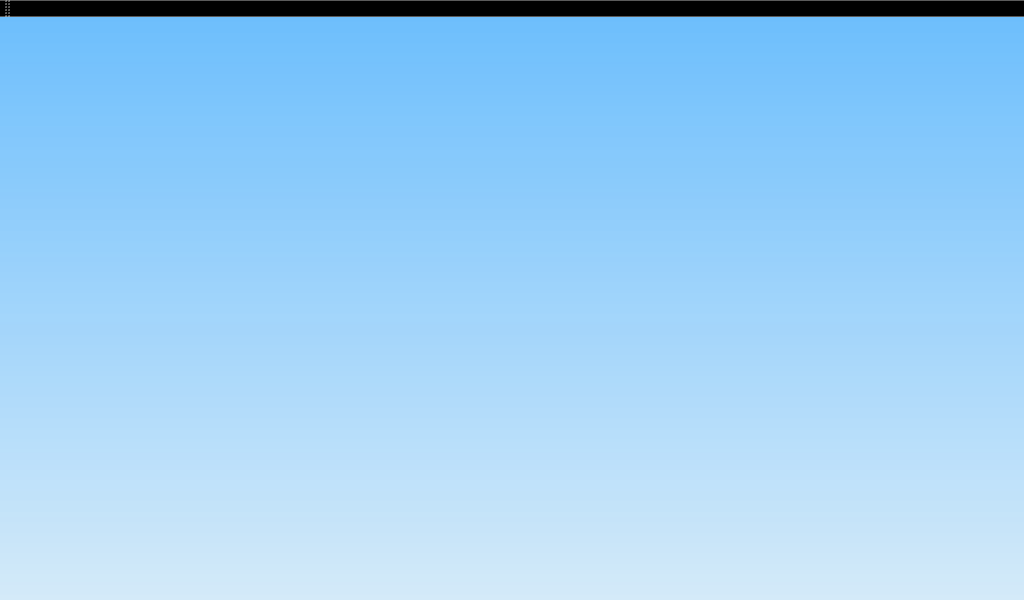
<?xml version="1.0" encoding="UTF-8"?>
<ui version="4.0">
 <class>MainWindow</class>
 <widget class="QMainWindow" name="MainWindow">
  <property name="geometry">
   <rect>
    <x>0</x>
    <y>0</y>
    <width>1024</width>
    <height>600</height>
   </rect>
  </property>
  <property name="sizePolicy">
   <sizepolicy hsizetype="Expanding" vsizetype="Expanding">
    <horstretch>0</horstretch>
    <verstretch>0</verstretch>
   </sizepolicy>
  </property>
  <property name="windowTitle">
   <string>Mini traitement de texte pour AbulÉdu</string>
  </property>
  <property name="styleSheet">
   <string notr="true">QToolBar {
  background-color: qlineargradient(spread:pad, x1:0, y1:0, x2:0, y2:1, stop:0 rgba(2, 141, 255, 255), stop:1 rgba(56, 167, 255, 227));
}
</string>
  </property>
  <widget class="QWidget" name="centralWidget">
   <property name="styleSheet">
    <string notr="true">QWidget #centralWidget {
  background-color: qlineargradient(spread:pad, x1:0, y1:0, x2:0, y2:1, stop:0 rgba(84, 181, 255, 213), stop:1 rgba(195, 231, 255, 157));
}</string>
   </property>
   <layout class="QGridLayout" name="gridLayout_2">
    <property name="leftMargin">
     <number>0</number>
    </property>
    <property name="topMargin">
     <number>0</number>
    </property>
    <property name="rightMargin">
     <number>0</number>
    </property>
    <property name="bottomMargin">
     <number>0</number>
    </property>
    <property name="spacing">
     <number>0</number>
    </property>
    <item row="0" column="0">
     <widget class="AbulEduMenuFeuilleV1" name="frmMenuFeuille">
      <property name="maximumSize">
       <size>
        <width>16777215</width>
        <height>48</height>
       </size>
      </property>
      <property name="styleSheet">
       <string notr="true">background-color:#0D90F6</string>
      </property>
      <property name="frameShape">
       <enum>QFrame::NoFrame</enum>
      </property>
      <property name="frameShadow">
       <enum>QFrame::Raised</enum>
      </property>
     </widget>
    </item>
    <item row="1" column="0">
     <widget class="QFrame" name="frPrincipale">
      <property name="frameShape">
       <enum>QFrame::NoFrame</enum>
      </property>
      <property name="frameShadow">
       <enum>QFrame::Raised</enum>
      </property>
      <layout class="QGridLayout" name="gridLayout_6">
       <property name="leftMargin">
        <number>0</number>
       </property>
       <property name="topMargin">
        <number>0</number>
       </property>
       <property name="rightMargin">
        <number>0</number>
       </property>
       <property name="bottomMargin">
        <number>0</number>
       </property>
       <property name="spacing">
        <number>0</number>
       </property>
       <item row="0" column="0">
        <widget class="QStackedWidget" name="stackedWidget">
         <property name="currentIndex">
          <number>2</number>
         </property>
         <widget class="QWidget" name="pageTexte">
          <property name="enabled">
           <bool>true</bool>
          </property>
          <property name="focusPolicy">
           <enum>Qt::WheelFocus</enum>
          </property>
          <layout class="QGridLayout" name="gridLayout_4">
           <property name="leftMargin">
            <number>0</number>
           </property>
           <property name="topMargin">
            <number>0</number>
           </property>
           <property name="rightMargin">
            <number>0</number>
           </property>
           <property name="bottomMargin">
            <number>0</number>
           </property>
           <property name="spacing">
            <number>0</number>
           </property>
           <item row="0" column="1">
            <widget class="QFrame" name="frmPico">
             <layout class="QVBoxLayout" name="verticalLayout">
              <property name="spacing">
               <number>0</number>
              </property>
              <property name="leftMargin">
               <number>0</number>
              </property>
              <property name="topMargin">
               <number>0</number>
              </property>
              <property name="rightMargin">
               <number>0</number>
              </property>
              <property name="bottomMargin">
               <number>0</number>
              </property>
             </layout>
            </widget>
           </item>
           <item row="1" column="0" colspan="2">
            <widget class="QFrame" name="frFormat">
             <property name="minimumSize">
              <size>
               <width>0</width>
               <height>48</height>
              </size>
             </property>
             <property name="maximumSize">
              <size>
               <width>16777215</width>
               <height>48</height>
              </size>
             </property>
             <property name="styleSheet">
              <string notr="true">background-color:#0D90F6</string>
             </property>
             <property name="frameShape">
              <enum>QFrame::NoFrame</enum>
             </property>
             <property name="frameShadow">
              <enum>QFrame::Raised</enum>
             </property>
            </widget>
           </item>
           <item row="2" column="0" rowspan="4">
            <widget class="QTextEdit" name="teZoneTexte">
             <property name="focusPolicy">
              <enum>Qt::StrongFocus</enum>
             </property>
             <property name="frameShape">
              <enum>QFrame::NoFrame</enum>
             </property>
             <property name="lineWidth">
              <number>0</number>
             </property>
             <property name="autoFormatting">
              <set>QTextEdit::AutoAll</set>
             </property>
            </widget>
           </item>
           <item row="2" column="1">
            <widget class="AbulEduFlatBoutonV1" name="btnLire">
             <property name="minimumSize">
              <size>
               <width>48</width>
               <height>48</height>
              </size>
             </property>
             <property name="iconSize">
              <size>
               <width>64</width>
               <height>64</height>
              </size>
             </property>
             <property name="IconeDisabled" stdset="0">
              <string notr="true">:/abuledutextev1/buttons/playDisabled</string>
             </property>
             <property name="IconePressed" stdset="0">
              <string notr="true">:/abuledutextev1/buttons/playHover</string>
             </property>
             <property name="IconeSurvol" stdset="0">
              <string notr="true">:/abuledutextev1/buttons/playHover</string>
             </property>
             <property name="IconeNormale" stdset="0">
              <string notr="true">:/abuledutextev1/buttons/play</string>
             </property>
            </widget>
           </item>
           <item row="3" column="1">
            <widget class="AbulEduFlatBoutonV1" name="btnPause">
             <property name="minimumSize">
              <size>
               <width>48</width>
               <height>48</height>
              </size>
             </property>
             <property name="IconeDisabled" stdset="0">
              <string notr="true">:/abuledutextev1/buttons/pauseDisabled</string>
             </property>
             <property name="IconePressed" stdset="0">
              <string notr="true">:/abuledutextev1/buttons/pauseHover</string>
             </property>
             <property name="IconeNormale" stdset="0">
              <string notr="true">:/abuledutextev1/buttons/pause</string>
             </property>
             <property name="IconeSurvol" stdset="0">
              <string notr="true">:/abuledutextev1/buttons/pauseHover</string>
             </property>
            </widget>
           </item>
           <item row="4" column="1">
            <widget class="AbulEduFlatBoutonV1" name="btnStop">
             <property name="minimumSize">
              <size>
               <width>48</width>
               <height>48</height>
              </size>
             </property>
             <property name="IconeDisabled" stdset="0">
              <string notr="true">:/abuledutextev1/buttons/stopDisabled</string>
             </property>
             <property name="IconePressed" stdset="0">
              <string notr="true">:/abuledutextev1/buttons/stopHover</string>
             </property>
             <property name="IconeNormale" stdset="0">
              <string notr="true">:/abuledutextev1/buttons/stop</string>
             </property>
             <property name="IconeSurvol" stdset="0">
              <string notr="true">:/abuledutextev1/buttons/stopHover</string>
             </property>
            </widget>
           </item>
           <item row="5" column="1">
            <spacer name="verticalSpacer">
             <property name="orientation">
              <enum>Qt::Vertical</enum>
             </property>
             <property name="sizeHint" stdset="0">
              <size>
               <width>20</width>
               <height>392</height>
              </size>
             </property>
            </spacer>
           </item>
          </layout>
         </widget>
         <widget class="QWidget" name="pageBoxFileManager">
          <layout class="QGridLayout" name="gridLayout">
           <property name="leftMargin">
            <number>0</number>
           </property>
           <property name="topMargin">
            <number>0</number>
           </property>
           <property name="rightMargin">
            <number>0</number>
           </property>
           <property name="bottomMargin">
            <number>0</number>
           </property>
           <property name="spacing">
            <number>0</number>
           </property>
           <item row="0" column="0">
            <widget class="AbulEduBoxFileManagerV1" name="abeBoxFileManager" native="true"/>
           </item>
          </layout>
         </widget>
         <widget class="QWidget" name="pageMediathequeGet">
          <layout class="QGridLayout" name="gridLayout_3">
           <property name="leftMargin">
            <number>0</number>
           </property>
           <property name="topMargin">
            <number>0</number>
           </property>
           <property name="rightMargin">
            <number>0</number>
           </property>
           <property name="bottomMargin">
            <number>0</number>
           </property>
           <property name="spacing">
            <number>0</number>
           </property>
           <item row="0" column="0">
            <widget class="AbulEduMediathequeGetV1" name="abeMediathequeGet" native="true"/>
           </item>
          </layout>
         </widget>
         <widget class="QWidget" name="pagePrint">
          <layout class="QGridLayout" name="gridLayout_8">
           <property name="leftMargin">
            <number>0</number>
           </property>
           <property name="topMargin">
            <number>0</number>
           </property>
           <property name="rightMargin">
            <number>0</number>
           </property>
           <property name="bottomMargin">
            <number>0</number>
           </property>
           <property name="spacing">
            <number>0</number>
           </property>
           <item row="0" column="0">
            <layout class="QGridLayout" name="glPrint"/>
           </item>
          </layout>
         </widget>
         <widget class="QWidget" name="pageColor">
          <layout class="QGridLayout" name="gridLayout_7">
           <property name="leftMargin">
            <number>0</number>
           </property>
           <property name="topMargin">
            <number>0</number>
           </property>
           <property name="rightMargin">
            <number>0</number>
           </property>
           <property name="bottomMargin">
            <number>0</number>
           </property>
           <property name="spacing">
            <number>0</number>
           </property>
           <item row="0" column="0">
            <layout class="QVBoxLayout" name="vlColor"/>
           </item>
          </layout>
         </widget>
         <widget class="AbulEduAproposV1" name="pageAbout"/>
        </widget>
       </item>
      </layout>
     </widget>
    </item>
   </layout>
  </widget>
  <widget class="QToolBar" name="toolBar">
   <property name="sizePolicy">
    <sizepolicy hsizetype="Expanding" vsizetype="Expanding">
     <horstretch>0</horstretch>
     <verstretch>0</verstretch>
    </sizepolicy>
   </property>
   <property name="minimumSize">
    <size>
     <width>0</width>
     <height>0</height>
    </size>
   </property>
   <property name="windowTitle">
    <string>toolBar</string>
   </property>
   <property name="styleSheet">
    <string notr="true"/>
   </property>
   <property name="iconSize">
    <size>
     <width>32</width>
     <height>32</height>
    </size>
   </property>
   <attribute name="toolBarArea">
    <enum>TopToolBarArea</enum>
   </attribute>
   <attribute name="toolBarBreak">
    <bool>false</bool>
   </attribute>
  </widget>
 </widget>
 <layoutdefault spacing="6" margin="11"/>
 <customwidgets>
  <customwidget>
   <class>AbulEduBoxFileManagerV1</class>
   <extends>QWidget</extends>
   <header>abuleduboxfilemanagerv1.h</header>
   <container>1</container>
  </customwidget>
  <customwidget>
   <class>AbulEduFlatBoutonV1</class>
   <extends>QPushButton</extends>
   <header>abuleduflatboutonv1.h</header>
  </customwidget>
  <customwidget>
   <class>AbulEduMediathequeGetV1</class>
   <extends>QWidget</extends>
   <header>abuledumediathequegetv1.h</header>
   <container>1</container>
  </customwidget>
  <customwidget>
   <class>AbulEduMenuFeuilleV1</class>
   <extends>QFrame</extends>
   <header>abuledumenufeuillev1.h</header>
   <container>1</container>
  </customwidget>
  <customwidget>
   <class>AbulEduAproposV1</class>
   <extends>QWidget</extends>
   <header>abuleduaproposv1.h</header>
   <container>1</container>
  </customwidget>
 </customwidgets>
 <resources/>
 <connections/>
</ui>
